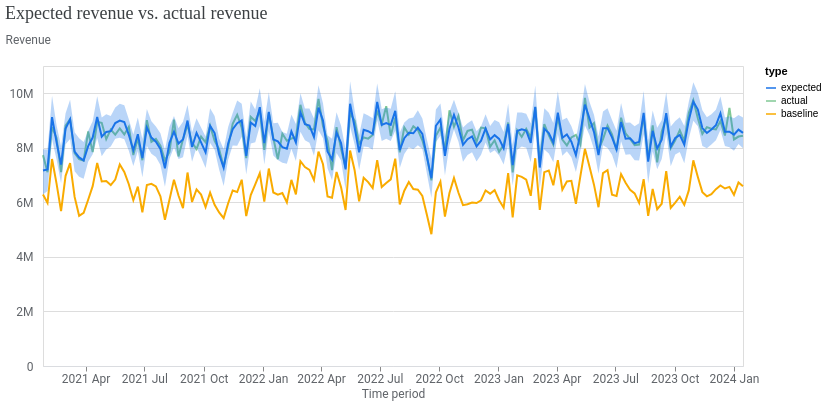

Source (notebook cell):
### Markdown cell above
2\. Assess the model's fit by comparing the expected sales against the actual sales.

### Code cell
model_fit = visualizer.ModelFit(mmm)
model_fit.plot_model_fit()

### Figure 1 — Vega-Lite specification as saved in the notebook (floating-point values rounded to 4 significant figures; data arrays with more than 128 entries replaced by an {"elided": "..."} marker saying what was removed)
{"config": {"view": {"continuousWidth": 300, "continuousHeight": 300}, "axis": {"labelColor": "#5F6368", "labelFont": "Roboto", "labelFontSize": 12, "titleColor": "#5F6368", "titleFont": "Roboto", "titleFontSize": 12, "titleFontWeight": "normal"}}, "layer": [{"mark": {"type": "line"}, "encoding": {"color": {"field": "type", "scale": {"domain": ["expected", "actual", "baseline"], "range": ["#1A73E8", "#81C995", "#F9AB00"]}, "type": "nominal"}, "x": {"axis": {"domainColor": "#DADCE0", "format": "%Y %b", "grid": false, "tickCount": 8}, "field": "time", "title": "Time period", "type": "temporal"}, "y": {"axis": {"domain": false, "labelExpr": "replace(format(datum.value, '.3~s'), 'G', 'B')", "labelPadding": 10, "tickCount": 5, "ticks": false, "titleAlign": "left", "titleAngle": 0, "titleY": -20}, "field": "mean", "title": "Revenue", "type": "quantitative"}}}, {"mark": {"type": "rule", "opacity": 0}, "encoding": {"opacity": {"condition": {"param": "param_1", "value": 0.3, "empty": false}, "value": 0}, "tooltip": [{"field": "time", "title": "Time period", "type": "temporal"}, {"field": "expected", "format": ",.0f", "title": "Expected", "type": "quantitative"}, {"field": "actual", "format": ",.0f", "title": "Actual", "type": "quantitative"}, {"field": "baseline", "format": ",.0f", "title": "Baseline", "type": "quantitative"}], "x": {"field": "time", "type": "temporal"}}, "name": "view_1", "transform": [{"pivot": "type", "value": "mean", "groupby": ["time"]}]}, {"mark": {"type": "circle", "filled": false, "size": 36}, "encoding": {"color": {"field": "type", "legend": null, "scale": {"domain": ["expected", "actual", "baseline"], "range": ["#1A73E8", "#81C995", "#F9AB00"]}, "type": "nominal"}, "opacity": {"condition": {"param": "param_1", "value": 1, "empty": false}, "value": 0}, "x": {"field": "time", "type": "temporal"}, "y": {"field": "mean", "type": "quantitative"}}}, {"mark": {"type": "area", "opacity": 0.3}, "encoding": {"color": {"field": "type", "legend": null, "scale": {"domain": ["expected"], "range": ["#1A73E8"]}, "type": "nominal"}, "x": {"field": "time", "type": "temporal"}, "y": {"field": "ci_hi", "type": "quantitative"}, "y2": {"field": "ci_lo"}}}], "data": {"name": "data-3a725770b557346d0474a94707215ff0"}, "params": [{"name": "param_1", "select": {"type": "point", "clear": "pointerout", "fields": ["time"], "nearest": true, "on": "pointerover"}, "views": ["view_1"]}], "resolve": {"scale": {"color": "independent"}}, "title": {"text": "Expected revenue vs. actual revenue", "anchor": "start", "color": "#3C4043", "font": "Google Sans Display", "fontSize": 18, "fontWeight": "normal", "offset": 10}, "width": 700, "$schema": "https://vega.github.io/schema/vega-lite/v5.20.1.json", "datasets": {"data-3a725770b557346d0474a94707215ff0": {"elided": "468 records"}}}
